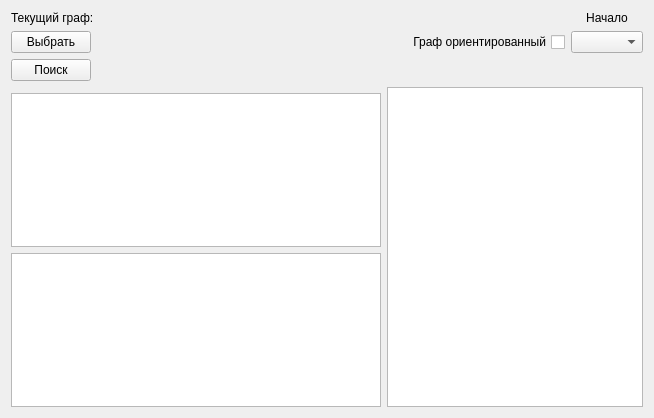
<?xml version="1.0" encoding="UTF-8"?>
<ui version="4.0">
 <class>MainWindow</class>
 <widget class="QMainWindow" name="MainWindow">
  <property name="windowModality">
   <enum>Qt::NonModal</enum>
  </property>
  <property name="geometry">
   <rect>
    <x>0</x>
    <y>0</y>
    <width>654</width>
    <height>418</height>
   </rect>
  </property>
  <property name="sizePolicy">
   <sizepolicy hsizetype="Preferred" vsizetype="Preferred">
    <horstretch>0</horstretch>
    <verstretch>0</verstretch>
   </sizepolicy>
  </property>
  <property name="windowTitle">
   <string>PathFinder</string>
  </property>
  <property name="animated">
   <bool>false</bool>
  </property>
  <property name="documentMode">
   <bool>false</bool>
  </property>
  <widget class="QWidget" name="centralWidget">
   <property name="enabled">
    <bool>true</bool>
   </property>
   <property name="sizePolicy">
    <sizepolicy hsizetype="Preferred" vsizetype="Preferred">
     <horstretch>0</horstretch>
     <verstretch>0</verstretch>
    </sizepolicy>
   </property>
   <layout class="QGridLayout" name="gridLayout">
    <item row="0" column="2">
     <widget class="QLabel" name="startLabel">
      <property name="text">
       <string>Начало</string>
      </property>
      <property name="alignment">
       <set>Qt::AlignCenter</set>
      </property>
     </widget>
    </item>
    <item row="9" column="0">
     <widget class="QGraphicsView" name="treeView">
      <property name="sizePolicy">
       <sizepolicy hsizetype="Expanding" vsizetype="Expanding">
        <horstretch>0</horstretch>
        <verstretch>0</verstretch>
       </sizepolicy>
      </property>
     </widget>
    </item>
    <item row="3" column="0">
     <widget class="QPushButton" name="searchButton">
      <property name="sizePolicy">
       <sizepolicy hsizetype="Fixed" vsizetype="Preferred">
        <horstretch>0</horstretch>
        <verstretch>0</verstretch>
       </sizepolicy>
      </property>
      <property name="text">
       <string>Поиск</string>
      </property>
     </widget>
    </item>
    <item row="0" column="0">
     <widget class="QLabel" name="currentGraphLabel">
      <property name="text">
       <string>Текущий граф: </string>
      </property>
     </widget>
    </item>
    <item row="2" column="0">
     <widget class="QPushButton" name="loadButton">
      <property name="sizePolicy">
       <sizepolicy hsizetype="Fixed" vsizetype="Fixed">
        <horstretch>0</horstretch>
        <verstretch>0</verstretch>
       </sizepolicy>
      </property>
      <property name="text">
       <string>Выбрать</string>
      </property>
     </widget>
    </item>
    <item row="7" column="1" rowspan="3" colspan="2">
     <widget class="QTextBrowser" name="logArea">
      <property name="sizePolicy">
       <sizepolicy hsizetype="Preferred" vsizetype="Preferred">
        <horstretch>0</horstretch>
        <verstretch>0</verstretch>
       </sizepolicy>
      </property>
     </widget>
    </item>
    <item row="8" column="0">
     <widget class="QGraphicsView" name="graphView">
      <property name="sizePolicy">
       <sizepolicy hsizetype="Expanding" vsizetype="Expanding">
        <horstretch>0</horstretch>
        <verstretch>0</verstretch>
       </sizepolicy>
      </property>
      <property name="resizeAnchor">
       <enum>QGraphicsView::NoAnchor</enum>
      </property>
     </widget>
    </item>
    <item row="2" column="2">
     <widget class="QComboBox" name="vertexEdit">
      <property name="sizePolicy">
       <sizepolicy hsizetype="Fixed" vsizetype="Fixed">
        <horstretch>0</horstretch>
        <verstretch>0</verstretch>
       </sizepolicy>
      </property>
     </widget>
    </item>
    <item row="2" column="1">
     <widget class="QCheckBox" name="orientedGraph">
      <property name="layoutDirection">
       <enum>Qt::RightToLeft</enum>
      </property>
      <property name="text">
       <string>Граф ориентированный</string>
      </property>
     </widget>
    </item>
   </layout>
  </widget>
  <action name="action">
   <property name="text">
    <string>Открыть новый</string>
   </property>
  </action>
 </widget>
 <layoutdefault spacing="6" margin="11"/>
 <resources/>
 <connections/>
</ui>
